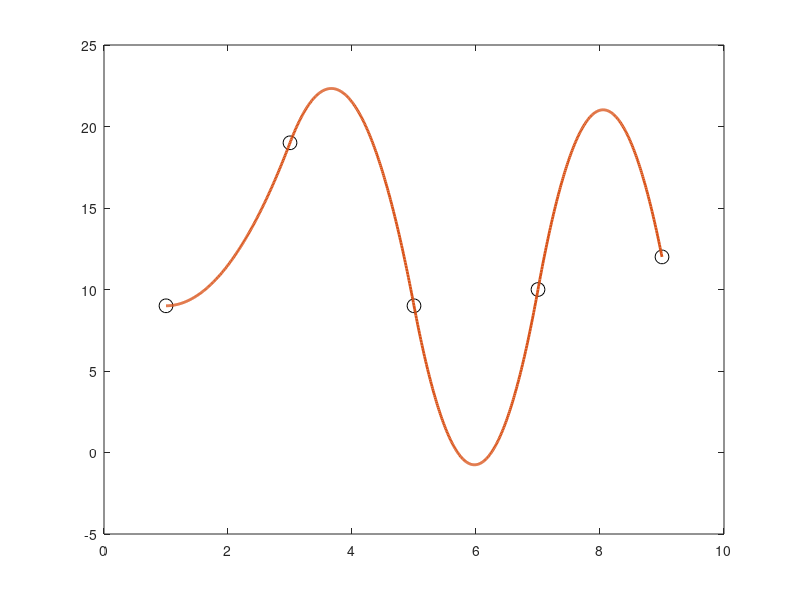

This figure's MATLAB source:
% Интерполяция сплайнами
% Количество парабол соответствует количеству точек - 1

clear all
n = 4
x = [1 3 5 7 9]';
y = [9 19 9 10 12]';
A(1:1:2*n, 1:1:2*n) = 0;
B(1:1:2*n) = 0;

for i = 1:1:n 
  B(i) = y(i + 1) - y(i);
endfor 

for i = 1:1:n
  A(i, 2*i - 1) = (x(i+1) - x(i))^2;
  A(i, 2*i) = x(i+1) - x(i);
endfor

for i = 1:1:n-1
  A(i + n, 2*i - 1) = 2*(x(i + 1) - x(i));
  A(i + n, 2*i) = 1;
  A(i + n, 2*i + 2) = -1;
endfor

A(2*n, 2) = 1;
X = A^(-1)*B' % Точки параболы (a1, b1, ..., a4, b4)

for i = 1:1:n
  a(i) = X(2*i - 1);
  b(i) = X(2*i);
  c(i) = y(i);
endfor

k = 0;

for i = 1:1:n
  for j = x(i):0.01:x(i+1)
    k = k+1;
    x2(k) = j;
    y2(k) = a(i)*(x2(k)-x(i))^2 + b(i)*(x2(k)-x(i))+c(i);
  endfor
endfor

plot(x, y, 'o', 'MarkerEdgeColor', 'k', 'MarkerSize', 10, x2, y2, '-', 'LineWidth', 2)
% Выводит график
